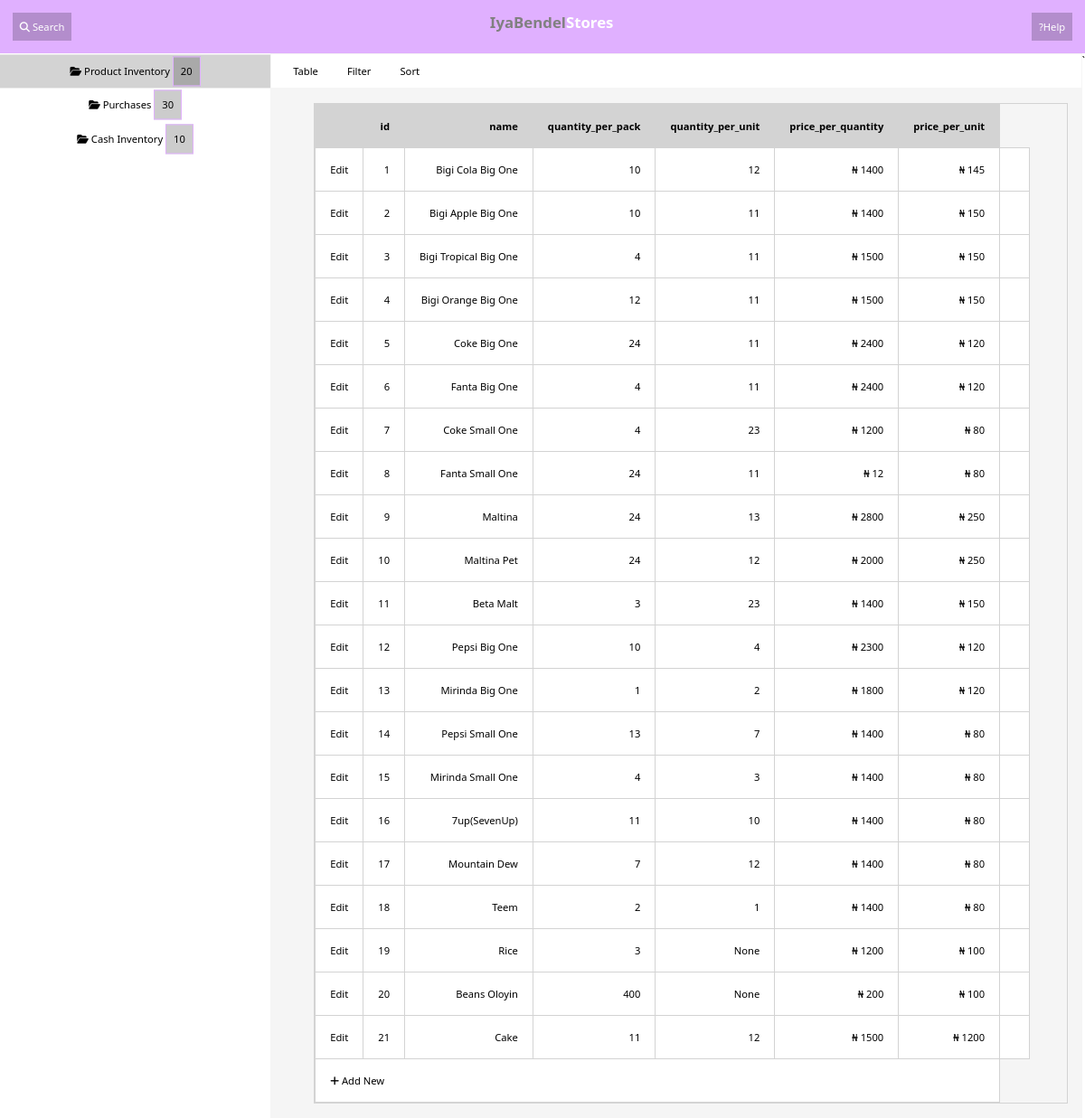
The page / on the database its author committed.
### inventory/models.py (models this page shows, shortened)
class Product(models.Model):
    name = models.CharField(max_length=255 , blank=False, null=False , unique=True)
    quantity_per_pack = models.IntegerField( blank=True, null=True)
    quantity_per_unit = models.IntegerField( blank=True, null=True)
    price_per_quantity = models.IntegerField()
    price_per_unit = models.IntegerField()
    '''content_type = models.ForeignKey(ContentType,
                                     limit_choices_to= {'model__in':(
                                        'Category' , 'SubCategory')},
                               on_delete=models.CASCADE)
    object_id = models.PositiveIntegerField()
    item = GenericForeignKey('content_type', 'object_id')'''
    @classmethod
    def all_columns(cls):
        return [f.get_attname() for f in Product._meta.fields]

### inventory/views.py (the view)
# urls.py: path('' , views.home , name = 'home'),
def home(request):
    context = {}
    template = 'base.html'
    product_form , purchase_form = ProductForm() , PurchaseForm()
    if request.method == 'GET':
        product , purchase = Product.objects.all() , Purchase.objects.all()
        context['product_object'] , context['purchase_object'] = Product , Purchase
        context['products'] , context['purchases']=  product , purchase
        context['product_addform'] , context['purchase_addform'] = product_form , purchase_form
    if request.method == 'POST':
        pass
    return render(request, template , context)

### inventory/models.py (called while the page is built)
    @classmethod
    def all_columns(cls):
        return [f.get_attname() for f in Purchase._meta.fields]

### templates/base.html (shortened to what this page needs)
<!DOCTYPE html>
{% load static %}
    <head>
        <link rel="stylesheet" href="https://cdnjs.cloudflare.com/ajax/libs/font-awesome/6.2.0/css/all.min.css" />
        <link rel="stylesheet" href="{% static 'css/main.css' %}">
    </head>
    <body>
        <nav>
            <div class="container">
                <div id="input">
                    <p id="search" class="btn"> <i class="fas fa-search"></i> Search </p>
                </div>
                <h2 id="logo"> <span> IyaBendel</span>Stores</h2>
                <p class="btn"> ?Help </p>
            </div>
        </nav>
        <section id="body">
            <div id="left-side-bar">
                    <p><a id="product-menu" class="current"> <i class="fas fa-folder-open"></i> Product Inventory <span class="menu-tally btn"> 20 </span></a></p>
                    <p> <a id="purchase-menu"> <i class="fas fa-folder-open"></i> Purchases <span class="menu-tally btn"> 30 </span> </a></p>
                    <p> <a id="cashinventory-menu"> <i class="fas fa-folder-open"> </i> Cash Inventory <span class="menu-tally btn"> 10 </span> </a></p>
            </div>
            <div id="right-side-bar">
                <nav class="table-nav">
                    <ul>
                        <li> <a> Table </a> </li>
                        <li> <a> Filter </a> </li>
                        <li> <a> Sort </a> </li>
                    </ul>
                </nav>
                {% if products %}
                <table id="table-products" class="table-current">
                    <thead>
                        <tr>
                            <th> </th>
                            {% for fields in product_object.all_columns %}
                            <th> {{ fields }} </th>
                            {% endfor %}
                        </tr>
                    </thead>
                    <tbody>
                {% for product in products %}
                    <tr class="table-cells">
                        <td id="{{ product.name }} " class="edit-btn product"> Edit </td>
                        <td> {{ product.id }} </td>
                        <td> {{ product.name }} </td>
                        <td> {{ product.quantity_per_pack }}</td>
                        <td> {{ product.quantity_per_unit }} </td>
                        <td> &#8358 {{ product.price_per_quantity }} </td>
                        <td> &#8358 {{ product.price_per_unit }} </td>
                        <td> {{ product.category }} </td>
                    </tr>
                {% endfor %}
                    <tr> <td id="product-add-new" class="add-new" colspan="7"> <i class="fa-solid fa-plus"></i> Add New</td></tr>
                    </tbody>
                </table>
                {% endif %}
            </div>
            `
        </section>
    </body>
</html>

### static/css/main.css (style rules this page uses)
* { box-sizing: border-box; padding: 0; margin: 0; }
body { font-family:'Segoe UI', Tahoma, Geneva, Verdana, sans-serif; font-size: 0.7rem; overflow: scroll; }
ul { list-style: none; }
a { text-decoration: none; }
.btn { background-color: rgba(0, 0, 0, 0.2); border: 1px solid var(--primary-color); padding: 0.5rem; cursor: pointer; }
nav { position: sticky; top: 0; left: 0; z-index: 10; }
nav .container { display: flex; padding: 0.8rem; justify-content: space-between; background-color: var(--primary-color); color: white; }
#logo span { color: grey; }
#body { display: flex; }
#left-side-bar { flex: 1; height: 100%; position: sticky; top: 60px; z-index: 2; }
#left-side-bar p { text-align: center; }
#left-side-bar p a { display: inline-block; padding: 1em 0; width: 100%; }
#left-side-bar p a.current { background-color: lightgrey; }
#right-side-bar { flex: 3; background-color: #f5f5f5; overflow: scroll; }
.table-nav { z-index: 0; }
.table-nav ul { display: flex; background-color: white; border: 1px solid #f5f5f5; padding: 0.5rem; z-index: -3; }
table { display: none; margin: 1rem; margin-left: 3rem; overflow-x: auto; }
.table-current { display: block; }
tr { background-color: lightgrey; }
table , td , th { border: 1px solid lightgrey; border-collapse: collapse; }
th , td { padding: 1rem; text-align: right; }
tr .add-new { text-align: left; }
td { background-color: white; }
.table-nav ul li { margin: 0.2rem 0; }
.table-nav ul li a { padding: 0.2rem 1rem; }

### rows shown on the page
Product: id "1", name "Bigi Cola Big One", quantity_per_pack "10", quantity_per_unit "12", price_per_quantity "1400", price_per_unit "145"
Product: id "2", name "Bigi Apple Big One", quantity_per_pack "10", quantity_per_unit "11", price_per_quantity "1400", price_per_unit "150"
Product: id "3", name "Bigi Tropical Big One", quantity_per_pack "4", quantity_per_unit "11", price_per_quantity "1500", price_per_unit "150"
Product: id "4", name "Bigi Orange Big One", quantity_per_pack "12", quantity_per_unit "11", price_per_quantity "1500", price_per_unit "150"
Product: id "5", name "Coke Big One", quantity_per_pack "24", quantity_per_unit "11", price_per_quantity "2400", price_per_unit "120"
Product: id "6", name "Fanta Big One", quantity_per_pack "4", quantity_per_unit "11", price_per_quantity "2400", price_per_unit "120"
Product: id "7", name "Coke Small One", quantity_per_pack "4", quantity_per_unit "23", price_per_quantity "1200", price_per_unit "80"
Product: id "8", name "Fanta Small One", quantity_per_pack "24", quantity_per_unit "11", price_per_quantity "12", price_per_unit "80"
Product: id "9", name "Maltina", quantity_per_pack "24", quantity_per_unit "13", price_per_quantity "2800", price_per_unit "250"
Product: id "10", name "Maltina Pet", quantity_per_pack "24", quantity_per_unit "12", price_per_quantity "2000", price_per_unit "250"
Product: id "11", name "Beta Malt", quantity_per_pack "3", quantity_per_unit "23", price_per_quantity "1400", price_per_unit "150"
Product: id "12", name "Pepsi Big One", quantity_per_pack "10", quantity_per_unit "4", price_per_quantity "2300", price_per_unit "120"
Product: id "13", name "Mirinda Big One", quantity_per_pack "1", quantity_per_unit "2", price_per_quantity "1800", price_per_unit "120"
Product: id "14", name "Pepsi Small One", quantity_per_pack "13", quantity_per_unit "7", price_per_quantity "1400", price_per_unit "80"
Product: id "15", name "Mirinda Small One", quantity_per_pack "4", quantity_per_unit "3", price_per_quantity "1400", price_per_unit "80"
Product: id "16", name "7up(SevenUp)", quantity_per_pack "11", quantity_per_unit "10", price_per_quantity "1400", price_per_unit "80"
Product: id "17", name "Mountain Dew", quantity_per_pack "7", quantity_per_unit "12", price_per_quantity "1400", price_per_unit "80"
Product: id "18", name "Teem", quantity_per_pack "2", quantity_per_unit "1", price_per_quantity "1400", price_per_unit "80"
Product: id "19", name "Rice", quantity_per_pack "3", quantity_per_unit "None", price_per_quantity "1200", price_per_unit "100"
Product: id "20", name "Beans Oloyin", quantity_per_pack "400", quantity_per_unit "None", price_per_quantity "200", price_per_unit "100"
Product: id "21", name "Cake", quantity_per_pack "11", quantity_per_unit "12", price_per_quantity "1500", price_per_unit "1200"

### other values the page prints
{{ fields }} "id" "name" "quantity_per_pack" "quantity_per_unit" "price_per_quantity" "price_per_unit"
